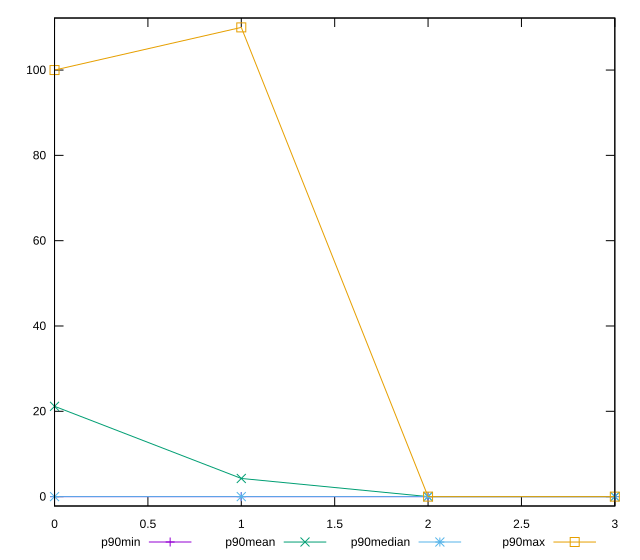

Recreate this plot in gnuplot.
reset

$p90Min <<EOF
0 0
1 0
2 0
3 0
EOF

$p90Mean <<EOF
0 21.170212765957448
1 4.25531914893617
2 0
3 0
EOF

$p90Median <<EOF
0 0
1 0
2 0
3 0
EOF

$p90Max <<EOF
0 100
1 110
2 0
3 0
EOF

set key outside below
set xrange [0:3]
set yrange [-2.2:112.2]
set trange [-2.2:112.2]
set terminal svg size 640, 560 enhanced background rgb 'white'
set output "reports/report_00033_2021-03-01T14-23-16.841Z/uses-http2/progression/value.svg"

plot $p90Min title "p90min" with linespoints, \
     $p90Mean title "p90mean" with linespoints, \
     $p90Median title "p90median" with linespoints, \
     $p90Max title "p90max" with linespoints

reset
